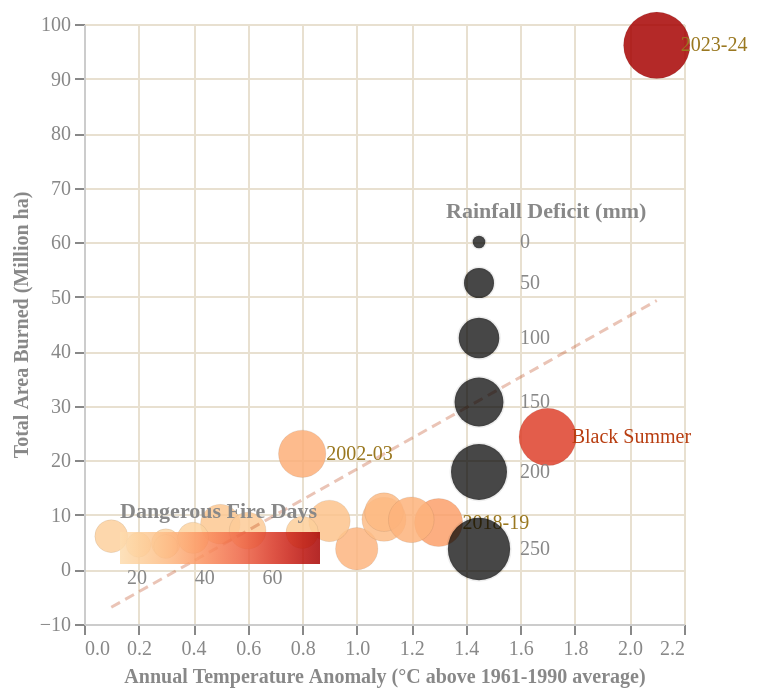

Vega-Lite specification for this chart:
### Vega-Lite specification from a JSON file in a GitHub repository (floating-point values rounded to 4 significant figures)
{"$schema": "https://vega.github.io/schema/vega-lite/v5.json", "width": "container", "height": 300, "background": "transparent", "data": {"values": [{"year": "2000", "temp_anom": 0.3, "area": 4.8, "rain_deficit": 45, "ffdi_days": 18, "label": ""}, {"year": "2001", "temp_anom": 0.1, "area": 6.1, "rain_deficit": 62, "ffdi_days": 20, "label": ""}, {"year": "2002", "temp_anom": 0.5, "area": 8.3, "rain_deficit": 95, "ffdi_days": 24, "label": ""}, {"year": "2003", "temp_anom": 0.8, "area": 21.2, "rain_deficit": 140, "ffdi_days": 32, "label": "2002-03"}, {"year": "2004", "temp_anom": 0.2, "area": 4.5, "rain_deficit": 30, "ffdi_days": 16, "label": ""}, {"year": "2005", "temp_anom": 0.4, "area": 5.8, "rain_deficit": 55, "ffdi_days": 19, "label": ""}, {"year": "2006", "temp_anom": 0.3, "area": 4.2, "rain_deficit": 28, "ffdi_days": 15, "label": ""}, {"year": "2007", "temp_anom": 0.6, "area": 7.1, "rain_deficit": 80, "ffdi_days": 22, "label": ""}, {"year": "2009", "temp_anom": 1.0, "area": 3.8, "rain_deficit": 110, "ffdi_days": 30, "label": ""}, {"year": "2013", "temp_anom": 1.1, "area": 9.2, "rain_deficit": 120, "ffdi_days": 28, "label": ""}, {"year": "2016", "temp_anom": 0.9, "area": 8.9, "rain_deficit": 105, "ffdi_days": 26, "label": ""}, {"year": "2019", "temp_anom": 1.3, "area": 8.6, "rain_deficit": 145, "ffdi_days": 36, "label": "2018-19"}, {"year": "2020", "temp_anom": 1.7, "area": 24.3, "rain_deficit": 210, "ffdi_days": 58, "label": "Black Summer"}, {"year": "2021", "temp_anom": 1.1, "area": 10.5, "rain_deficit": 90, "ffdi_days": 29, "label": ""}, {"year": "2022", "temp_anom": 0.8, "area": 6.8, "rain_deficit": 60, "ffdi_days": 21, "label": ""}, {"year": "2023", "temp_anom": 1.2, "area": 9.1, "rain_deficit": 130, "ffdi_days": 31, "label": ""}, {"year": "2024", "temp_anom": 2.1, "area": 96.1, "rain_deficit": 285, "ffdi_days": 74, "label": "2023-24"}]}, "layer": [{"mark": {"type": "point", "filled": true, "opacity": 0.85, "stroke": "rgba(0,0,0,0.08)", "strokeWidth": 0.5}, "encoding": {"x": {"field": "temp_anom", "type": "quantitative", "title": "Annual Temperature Anomaly (°C above 1961-1990 average)", "axis": {"titleColor": "#888", "titleFont": "DM Mono", "titleFontSize": 10, "labelColor": "#888", "labelFont": "DM Mono", "grid": true, "gridColor": "#e8e0d0", "domainColor": "#ccc"}}, "y": {"field": "area", "type": "quantitative", "title": "Total Area Burned (Million ha)", "axis": {"titleColor": "#888", "titleFont": "DM Mono", "titleFontSize": 10, "labelColor": "#888", "labelFont": "DM Mono", "grid": true, "gridColor": "#e8e0d0", "domainColor": "#ccc"}}, "size": {"field": "rain_deficit", "type": "quantitative", "title": "Rainfall Deficit (mm)", "scale": {"range": [40, 1100]}, "legend": {"labelColor": "#888", "titleColor": "#888", "labelFont": "DM Mono", "titleFont": "DM Mono", "orient": "bottom-right"}}, "color": {"field": "ffdi_days", "type": "quantitative", "title": "Dangerous Fire Days", "scale": {"scheme": "orangered"}, "legend": {"labelColor": "#888", "titleColor": "#888", "labelFont": "DM Mono", "titleFont": "DM Mono", "orient": "bottom-left", "gradientLength": 100}}, "tooltip": [{"field": "year", "title": "Season"}, {"field": "temp_anom", "title": "Temp Anomaly (°C)", "format": ".1f"}, {"field": "area", "title": "Area Burned (M ha)", "format": ".1f"}, {"field": "rain_deficit", "title": "Rainfall Deficit (mm)"}, {"field": "ffdi_days", "title": "Dangerous Fire Days"}]}}, {"mark": {"type": "line", "strokeDash": [5, 3], "strokeWidth": 1.5, "color": "rgba(184,61,16,0.3)"}, "transform": [{"regression": "area", "on": "temp_anom"}], "encoding": {"x": {"field": "temp_anom", "type": "quantitative"}, "y": {"field": "area", "type": "quantitative"}}}, {"mark": {"type": "text", "align": "left", "dx": 12, "fontSize": 10, "font": "DM Mono", "fontWeight": 500}, "transform": [{"filter": "datum.label !== ''"}], "encoding": {"x": {"field": "temp_anom", "type": "quantitative"}, "y": {"field": "area", "type": "quantitative"}, "text": {"field": "label"}, "color": {"condition": {"test": "datum.label === 'Black Summer'", "value": "#b83d10"}, "value": "#9a7820"}}}], "config": {"view": {"stroke": null}}}
